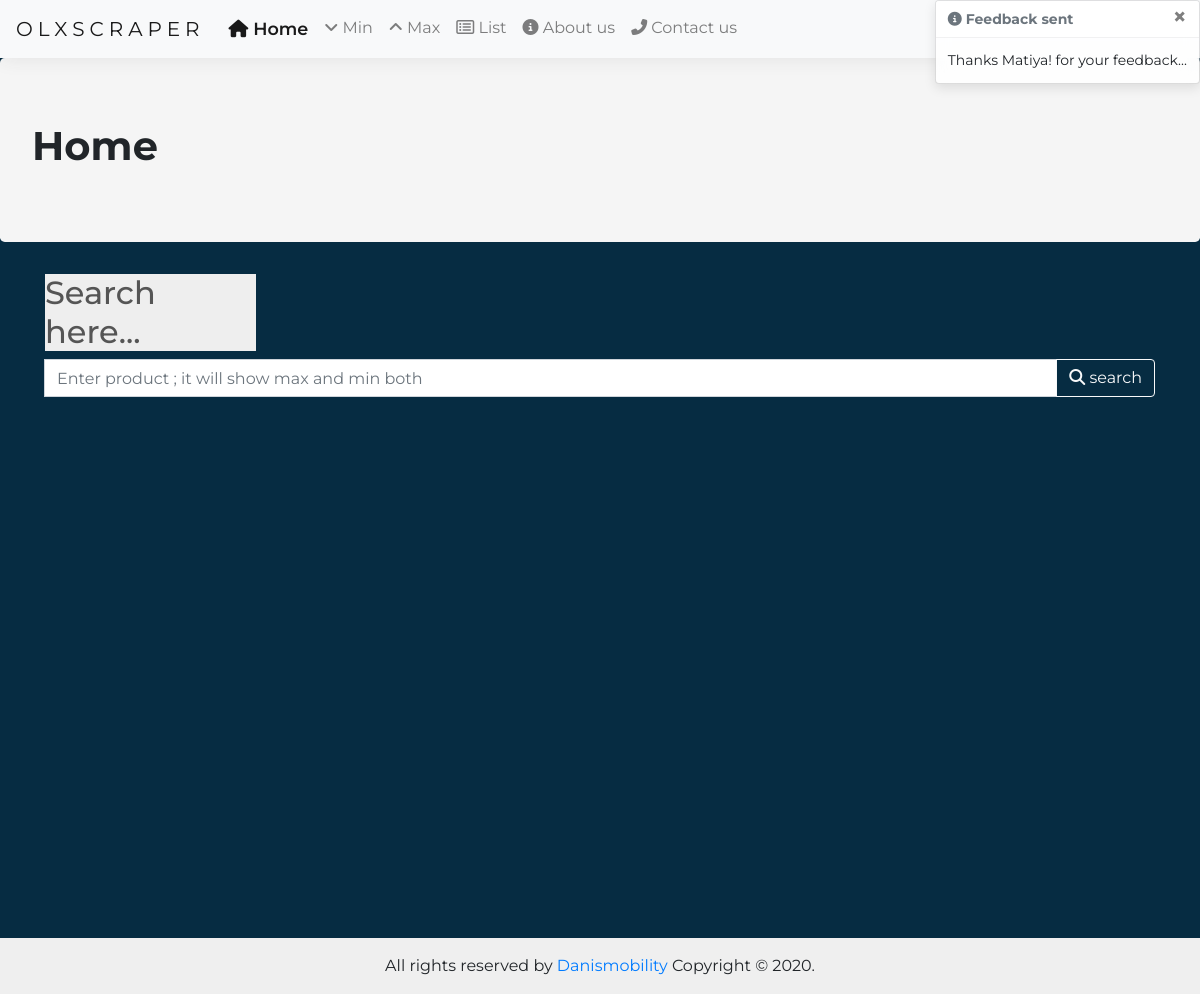
The app's page /home, older data.
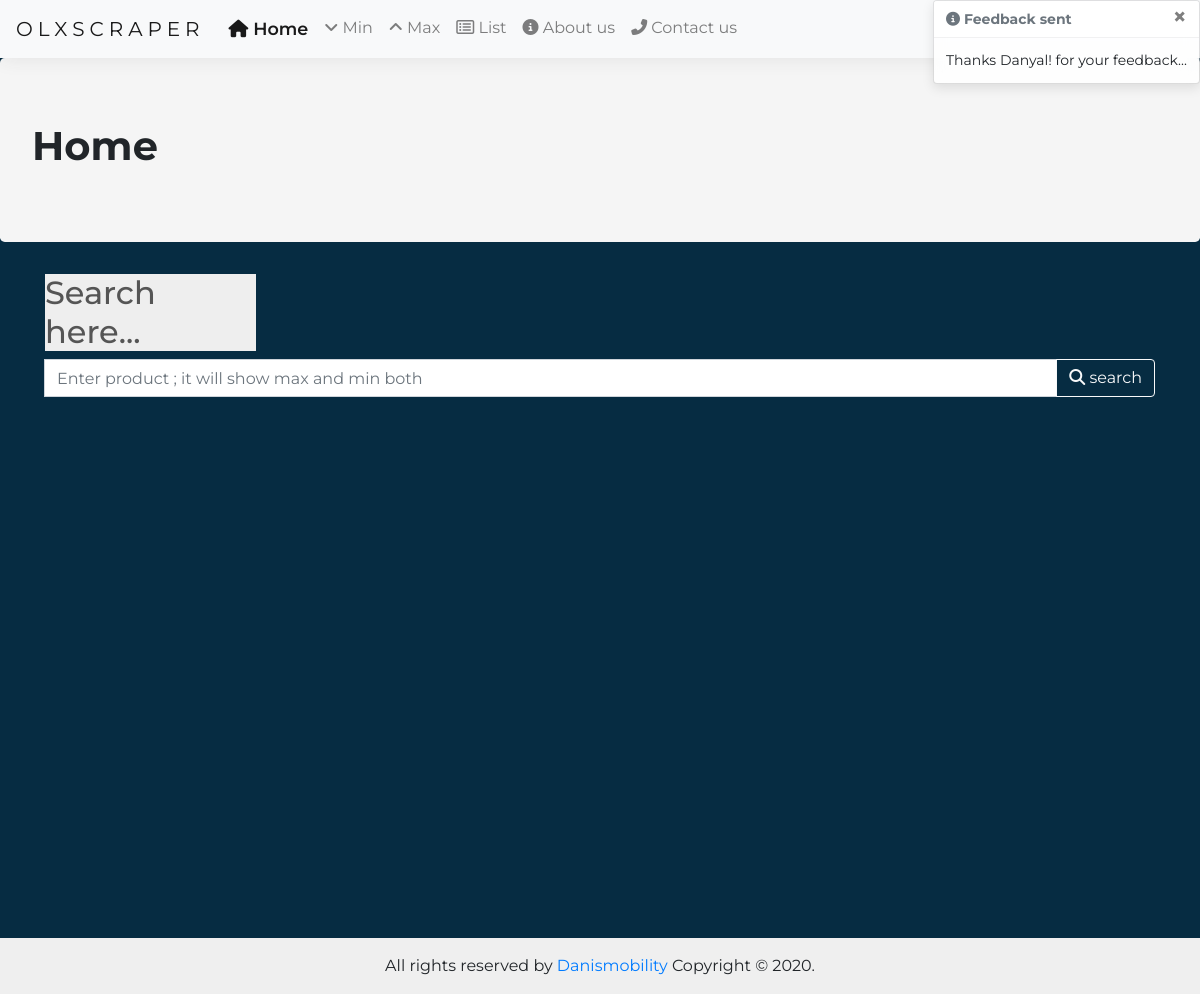
The same page, newer data.
### scraper/models.py (models this page shows)
class Contactus(models.Model):
    name = models.CharField(max_length=50)
    phone_no = models.BigIntegerField()
    email = models.EmailField(max_length=254)
    GENDER_CHOICES = (
        ('M', 'Male'),
        ('F', 'Female'),
    )
    gender = models.CharField(max_length=1, choices=GENDER_CHOICES,null=True,blank=True)
    feedback = models.TextField()
    def __str__(self):
        return self.name[:15]

### scraper/views.py (the view)
# urls.py: path('home',suchomeView,name="suchome"),
def suchomeView(request):
    try:
        listname = Contactus.objects.order_by('pk')
        listlen = len(listname)
        name = listname[listlen-1]
    except Exception as e:
        name = "empty"
    print(name)
    return render(request,"index.html",context={
        'name':name
    })

### scraper/templates/index.html (shortened to what this page needs)
{% extends 'base.html' %}
{% block heading %}
Home
{% endblock heading %}
{% block body %}
{% if name != 'empty'  %}
<div class="toast" data-autohide='false' data-delay="3000" id="myToast" style="position: absolute; top: 0; right: 0;">
        <div class="toast-header">
            <strong class="mr-auto"><i class="fas fa-info-circle"></i> Feedback sent</strong>
            <button type="button" class="ml-2 mb-1 close" data-dismiss="toast">
                <span aria-hidden="true">&times;</span>
            </button>
        </div>
        <div class="toast-body">
            <div>Thanks {{name}}! for your feedback...</div>
        </div>
    </div>
{% endif %}
<div class="container" >
<form action="/search" method="POST" id="mainform">
    <h2 class="second">Search here...</h2>
    <div class="input-group mb-3" id="mainsearch">
        <input type="text" class="form-control" placeholder="Enter product ; it will show max and min both" name="url" autofocus aria-label="url" aria-describedby="button-addon2" autocomplete=off>
        <div class="input-group-append">
            <button name="submit" class=" btn btn-outline-light" id="button-addon2" ><i class="fas fa-search"></i> search</button>
        </div>
    </div>
</form>
</div>
{% endblock body %}

### scraper/templates/base.html (shortened to what this page needs)
{% load static %}
<!DOCTYPE html>
<html lang="en">
<head>
    <link rel="stylesheet" href="{% static 'css/main.css' %}" />
    <link rel="stylesheet" href="{% static 'css/bootstrap.css' %}" />
    <link rel="stylesheet" href="https://stackpath.bootstrapcdn.com/bootstrap/4.4.1/css/bootstrap.min.css" />
</head>
<body>
    <nav class="navbar navbar-expand-lg navbar-light bg-light">
  <a class="navbar-brand" href="/" style="letter-spacing: 5px ;">OLXSCRAPER</a>
  <div class="collapse navbar-collapse" id="navbarNav">
    <ul class="navbar-nav">
      <li class="nav-item active">
        <a class="nav-link" href="/"><i class="fas fa-home"></i> Home <span class="sr-only">(current)</span></a>
      </li>
      <li class="nav-item">
        <a class="nav-link" href="min"><i class="fas fa-angle-down"></i> Min </a>
      </li>
      <li class="nav-item">
        <a class="nav-link" href="max"><i class="fas fa-angle-up"></i> Max </a>
      </li>
      <li class="nav-item">
        <a class="nav-link" href="list"><i class="far fa-list-alt"></i> List </a>
      </li>
      <li class="nav-item">
        <a class="nav-link" href="about"><i class="fas fa-info-circle"></i> About us </a>
      </li>
      <li class="nav-item">
        <a class="nav-link" href="contact"><i class="fas fa-phone-alt"></i> Contact us </a>
      </li>
    </ul>
  </div>
</nav>
  <div class="jumbotron">
    <h1 id="mainheading">
    {% block heading %}
    {% endblock heading %}
    </h1>
    </div>
    {% block body %}
    {% endblock body %}
</body>
<footer  align="center">
  <div class="container-fluid">
    All rights reserved by <a href="https://danismobility.blogspot.com" target="_blank">Danismobility</a> Copyright &copy; 2020.
  </div>
</footer>
</html>

### scraper/static/css/main.css (style rules this page uses)
* { font-family: 'Montserrat','Poppins', sans-serif; padding:0px; margin:0px; }
body { background: rgb(6, 44, 66) !important; position: relative; min-height: 100vh; }
h1 { font-weight:200; }
h2,h3 { color:#eee !important; line-height: 2em; margin-top:10px; }
.jumbotron { background:rgba(245, 245, 245,1) !important; }
.second { background: #eee; color:#555 !important; width:211px; margin-top:20px; }
#mainsearch { padding-bottom:120px; }
footer { position: absolute; right: 0; bottom: 0; left: 0; padding: 1rem; background-color: #efefef; text-align: center; }
.container { min-height: 90vh !important; }
#mainform { margin-bottom:80px; }
input { outline:none !important; }
#mainheading { font-weight:bolder; }
nav { box-shadow: 1px 0px 20px 0px rgba(63, 63, 63, 0.102); }

Row changes from the older to the newer data that the page shows:
no longer on this page (row unchanged): Contactus: name "Matiya"
added Contactus: name "Danyal"
